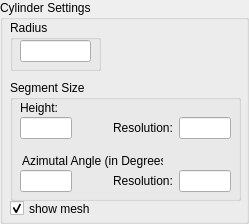
<?xml version="1.0" encoding="UTF-8"?>
<ui version="4.0">
 <class>CylinderGroup</class>
 <widget class="QGroupBox" name="CylinderGroup">
  <property name="geometry">
   <rect>
    <x>0</x>
    <y>0</y>
    <width>249</width>
    <height>224</height>
   </rect>
  </property>
  <property name="sizePolicy">
   <sizepolicy hsizetype="Fixed" vsizetype="Minimum">
    <horstretch>0</horstretch>
    <verstretch>0</verstretch>
   </sizepolicy>
  </property>
  <property name="minimumSize">
   <size>
    <width>249</width>
    <height>224</height>
   </size>
  </property>
  <property name="windowTitle">
   <string>GroupBox</string>
  </property>
  <property name="title">
   <string>Cylinder Settings</string>
  </property>
  <widget class="QCheckBox" name="chkGeoMesh">
   <property name="geometry">
    <rect>
     <x>10</x>
     <y>200</y>
     <width>81</width>
     <height>17</height>
    </rect>
   </property>
   <property name="toolTip">
    <string>Show mesh geometry?</string>
   </property>
   <property name="text">
    <string>show mesh</string>
   </property>
   <property name="checked">
    <bool>true</bool>
   </property>
  </widget>
  <widget class="QGroupBox" name="groupBox_3">
   <property name="geometry">
    <rect>
     <x>10</x>
     <y>20</y>
     <width>91</width>
     <height>51</height>
    </rect>
   </property>
   <property name="title">
    <string>Radius</string>
   </property>
   <widget class="QWidget" name="layoutWidget">
    <property name="geometry">
     <rect>
      <x>10</x>
      <y>20</y>
      <width>71</width>
      <height>22</height>
     </rect>
    </property>
    <layout class="QHBoxLayout" name="horizontalLayout_2" stretch="0">
     <item>
      <widget class="QLineEdit" name="lineEditRadius"/>
     </item>
    </layout>
   </widget>
  </widget>
  <widget class="QGroupBox" name="groupBox_4">
   <property name="geometry">
    <rect>
     <x>10</x>
     <y>80</y>
     <width>231</width>
     <height>121</height>
    </rect>
   </property>
   <property name="title">
    <string>Segment Size</string>
   </property>
   <widget class="QWidget" name="layoutWidget_2">
    <property name="geometry">
     <rect>
      <x>10</x>
      <y>37</y>
      <width>211</width>
      <height>22</height>
     </rect>
    </property>
    <layout class="QHBoxLayout" name="horizontalLayout_3">
     <item>
      <widget class="QLineEdit" name="lineEditHeight"/>
     </item>
     <item>
      <spacer name="horizontalSpacer_3">
       <property name="orientation">
        <enum>Qt::Horizontal</enum>
       </property>
       <property name="sizeHint" stdset="0">
        <size>
         <width>90</width>
         <height>20</height>
        </size>
       </property>
      </spacer>
     </item>
     <item>
      <widget class="QLabel" name="label_5">
       <property name="text">
        <string>Resolution:</string>
       </property>
      </widget>
     </item>
     <item>
      <widget class="QLineEdit" name="lineEditHeightRes"/>
     </item>
    </layout>
   </widget>
   <widget class="QWidget" name="layoutWidget_3">
    <property name="geometry">
     <rect>
      <x>10</x>
      <y>90</y>
      <width>211</width>
      <height>22</height>
     </rect>
    </property>
    <layout class="QHBoxLayout" name="horizontalLayout_4" stretch="0,0,0,0">
     <item>
      <widget class="QLineEdit" name="lineEditAzimAngle"/>
     </item>
     <item>
      <spacer name="horizontalSpacer_4">
       <property name="orientation">
        <enum>Qt::Horizontal</enum>
       </property>
       <property name="sizeHint" stdset="0">
        <size>
         <width>90</width>
         <height>20</height>
        </size>
       </property>
      </spacer>
     </item>
     <item>
      <widget class="QLabel" name="label_6">
       <property name="text">
        <string>Resolution:</string>
       </property>
      </widget>
     </item>
     <item>
      <widget class="QLineEdit" name="lineEditAzimRes"/>
     </item>
    </layout>
   </widget>
   <widget class="QLabel" name="label_2">
    <property name="geometry">
     <rect>
      <x>12</x>
      <y>73</y>
      <width>141</width>
      <height>16</height>
     </rect>
    </property>
    <property name="font">
     <font>
      <weight>50</weight>
      <bold>false</bold>
     </font>
    </property>
    <property name="text">
     <string>Azimutal Angle (in Degrees):</string>
    </property>
   </widget>
   <widget class="QLabel" name="label_3">
    <property name="geometry">
     <rect>
      <x>10</x>
      <y>20</y>
      <width>71</width>
      <height>16</height>
     </rect>
    </property>
    <property name="font">
     <font>
      <weight>50</weight>
      <bold>false</bold>
     </font>
    </property>
    <property name="text">
     <string>Height:</string>
    </property>
   </widget>
  </widget>
 </widget>
 <resources/>
 <connections/>
</ui>
